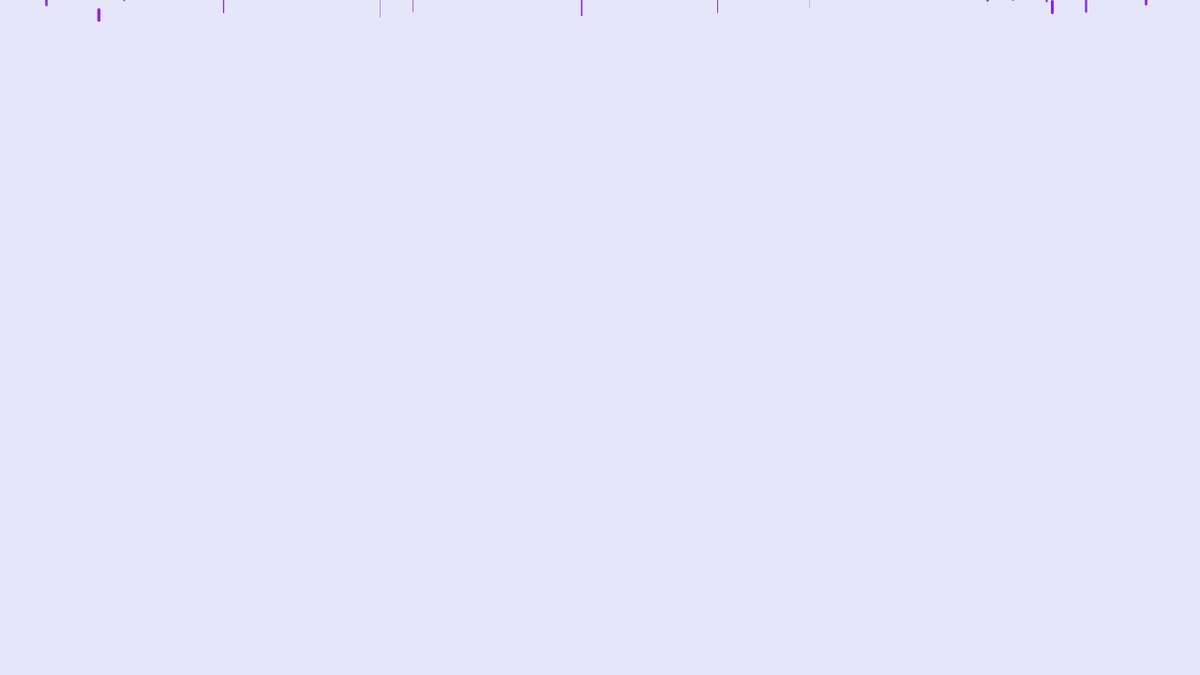
Frame 1 (no input)
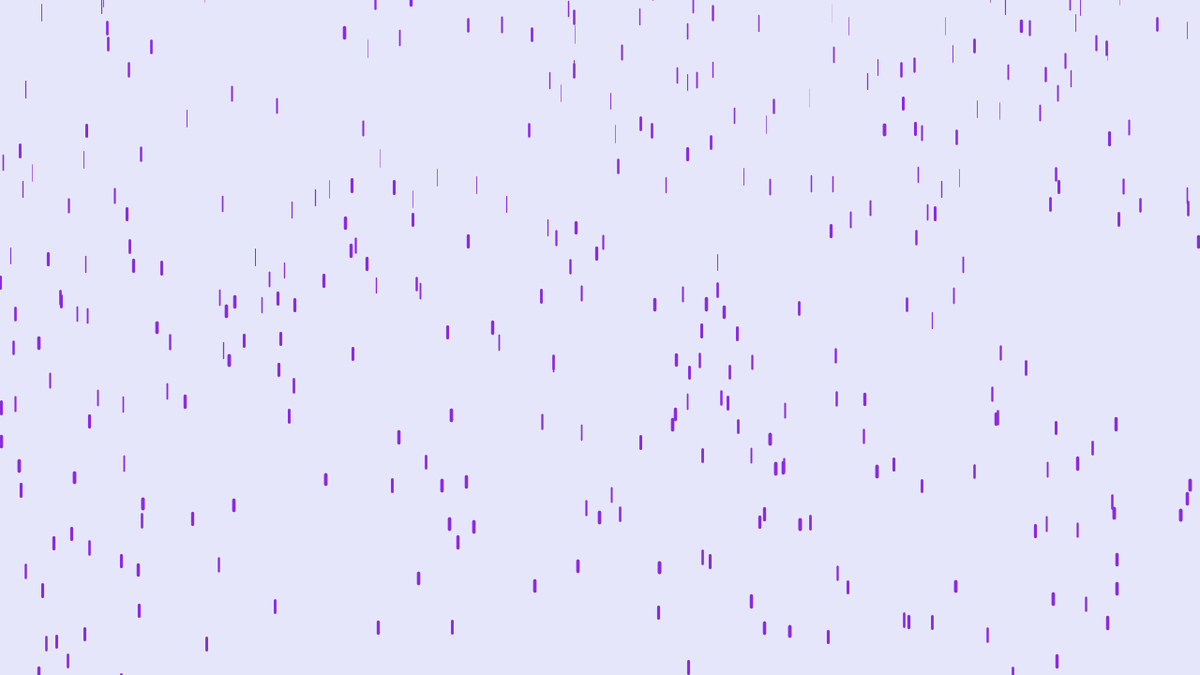
Frame 60 (the mouse pressed at the canvas centre just before this capture)
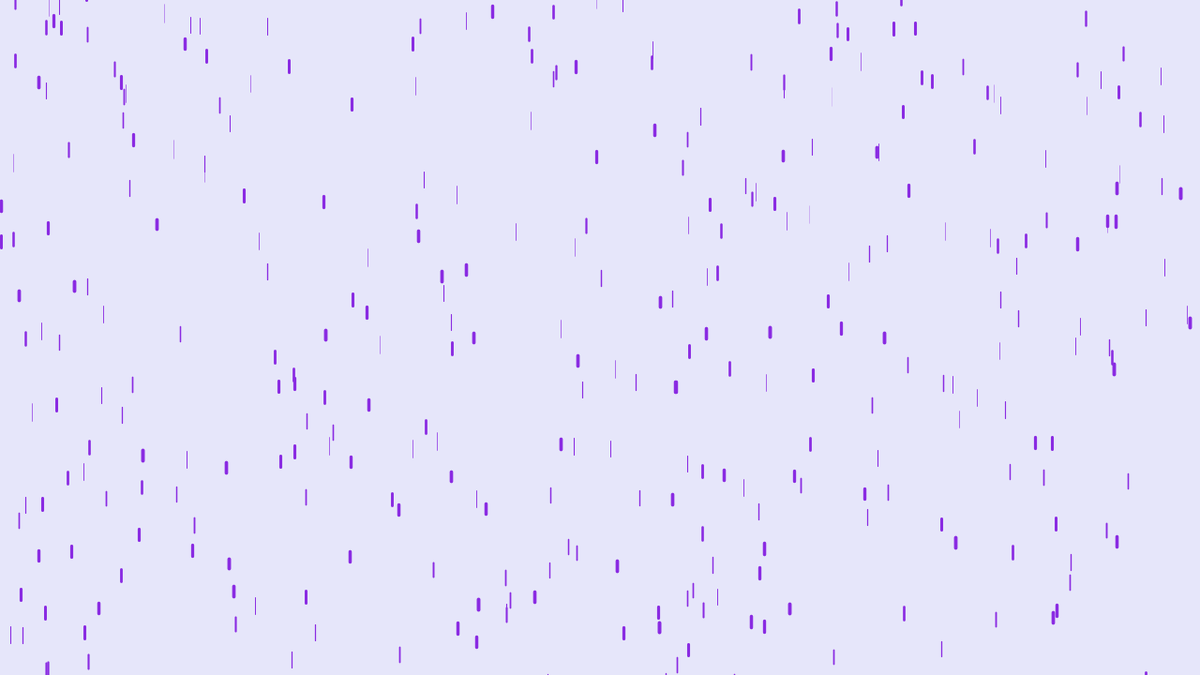
Frame 120 (the mouse held since frame 60 and released just before this capture)

The Processing sketch that drew these frames (run headless with seeded random() and noise(); from frame 60 on, the mouse is pressed at the canvas centre):

// Processing sketch: sketch_230817a
// ── sketch_230817a.pde
Drop[] d;
int drops=500;
void setup() {
  size(1280, 720);
  d=new Drop[drops];
  for (int i=0; i<d.length; i++) {
    d[i]=new Drop();
  }
}
void draw() {
  background(230, 230, 250);
  for (int i=0; i<d.length; i++) {
    d[i].fall();
    d[i].show();
  }
}

// ── Drop.pde
class Drop {
  float x;
  float y;
  float sy;
  float z;
  float l;
  Drop() {
    x=random(width);
    y=random(-height, 0);
    z=random(0, 20);
    l=map(z, 20, 0, 10, 20);
    sy=map(z, 0, 20, 1, 15);
  }
  void fall() {
    y=y+sy;
    sy+=map(z, 0, 20, 0, 0.1);
    if (y>height) {
      y=random(-height, 0);
      sy=map(z, 0, 20, 1, 15);
    }
  }
  void show() {
    float thick=map(z, 0, 20, 0.1, 4);
    strokeWeight(thick);
    stroke(138, 43, 226);
    line(x, y, x, y+l);
  }
}
